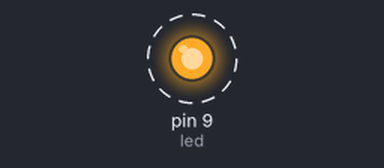
A sketch run on a simulated Arduino Uno, built with avr-gcc and run on an emulated ATmega328P. On the bench: output pins drawn as LEDs (lit = HIGH). Dashed ring = blinking.

Above: at 0.5 s.
Timing chart, 0 to 4.6 s (numbered marks = the images above):
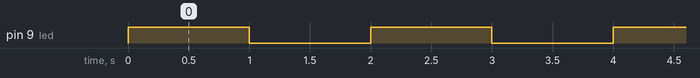

Measured:
- by itself, pin 9 (led): alternates HIGH for 1.0 s and LOW for 1.0 s

The sketch:

LAB1.ino
```cpp
int led = 9;
//es la primera que se ejecuta
//solamente se ejecuta una vez
//sirve para inicializar valores,pines o variables
void setup(){
  //INICIALICE SERIAL(0)
  Serial.begin(9600);
  //PIN PARA ENCENDER EL LED
  pinMode(led,OUTPUT);

}

void loop(){
  //ENCENDER PIN
  digitalWrite(led,HIGH);
  delay(1000);
  //APAGAR PIN
  digitalWrite(led,LOW);
  delay(1000);
}
```
